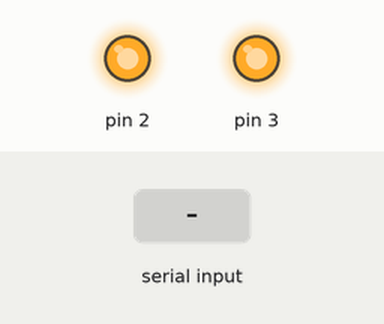
Simulated run of this sketch. Board: Arduino Leonardo, built with avr-gcc and run on an emulated ATmega32U4. Parts: output pins drawn as LEDs (lit = HIGH). The test bench sets the inputs (shaded band).

Above: at 1.2 s.
1.3 s: "A" received over the second serial link
At 2.5 s:
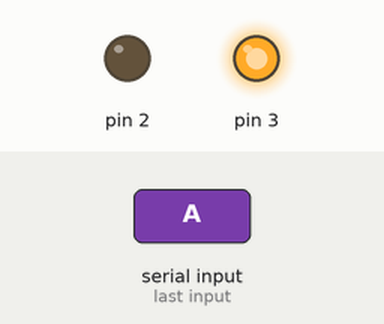
2.8 s: "B" received over the second serial link
At 3.9 s:
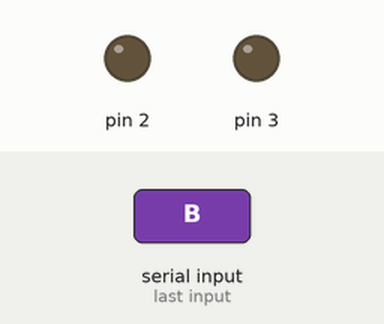
4.3 s: "a" received over the second serial link
At 5.0 s:
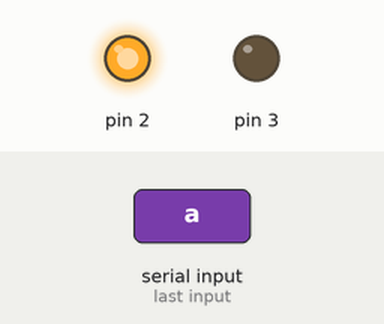
5.8 s: "b" received over the second serial link
At 6.2 s:
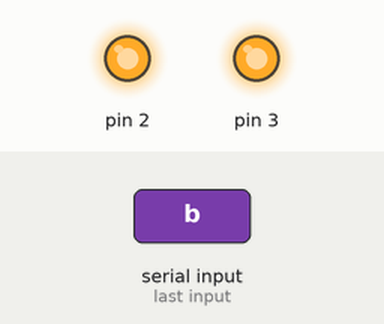
Timing chart, 0 to 8.3 s (numbered marks = the images above; inputs shaded):
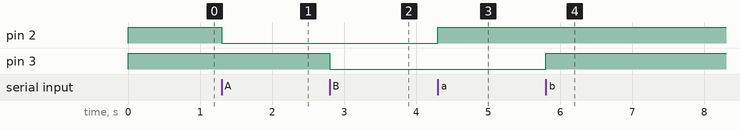

The sketch:

ControlRelayBluetoth_LEONARDO.ino
```cpp
void setup() {
  pinMode(2,OUTPUT);
  pinMode(3,OUTPUT);
  Serial1.begin(9600); //inicializa el puerto serial a 9600
  digitalWrite(2, HIGH); //apagamos los relays
  digitalWrite(3, HIGH); //conectados en
}

void loop() {
  // read the sensor:
  if (Serial1.available() > 0) { // si... caracteres disponibles es mayor que cero... entonces
    int caracter = Serial1.read();  // leemos los caracteres disponibles, uno por uno
    switch (caracter) {
      case 'A':
        digitalWrite(2, LOW); //ENCENDER RELAY 1
        break;
      case 'a':
        digitalWrite(2, HIGH);
        break;
      case 'B':
        digitalWrite(3, LOW);
        break;
      case 'b':
        digitalWrite(3, HIGH);
        break;
    }
  }
}
```

Measured:
- after the input at 1.3 s, pin 2: HIGH → LOW at once
- after the input at 2.8 s, pin 3: HIGH → LOW at once
- after the input at 4.3 s, pin 2: LOW → HIGH at once
- after the input at 5.8 s, pin 3: LOW → HIGH at once
